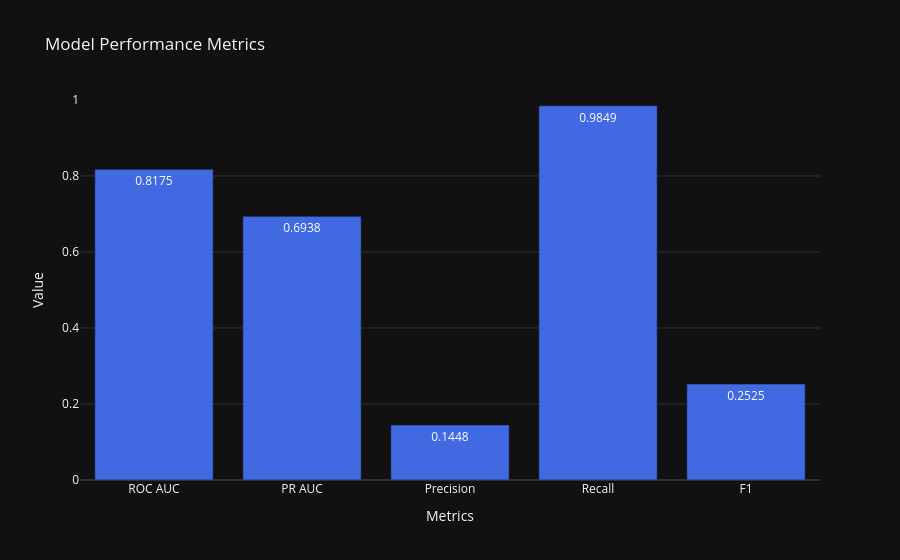

Notebook source saved alongside this figure:
### Code cell
dt_visualizer.plot_metrics_comparison()

### Figure 1 — Plotly figure (JSON) as saved in the notebook; plotly's stock layout.template omitted (floating-point values rounded to 4 significant figures)
{"data": [{"marker": {"color": "royalblue"}, "text": ["0.8175", "0.6938", "0.1448", "0.9849", "0.2525"], "textfont": {"size": 12}, "textposition": "auto", "x": ["ROC AUC", "PR AUC", "Precision", "Recall", "F1"], "y": [0.8175, 0.6938, 0.1448, 0.9849, 0.2525], "type": "bar"}], "layout": {"yaxis": {"title": {"text": "Value"}, "range": [0, 1]}, "title": {"text": "Model Performance Metrics"}, "xaxis": {"title": {"text": "Metrics"}}, "showlegend": false}}
